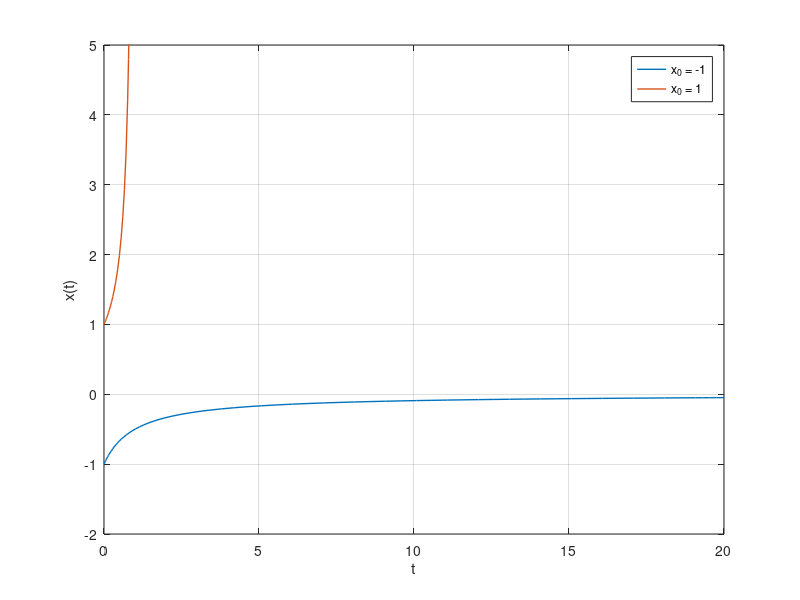
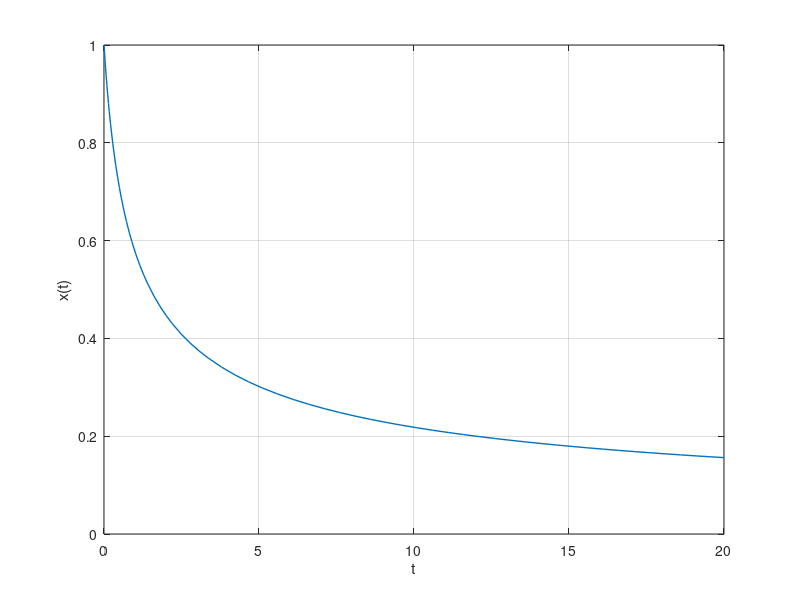
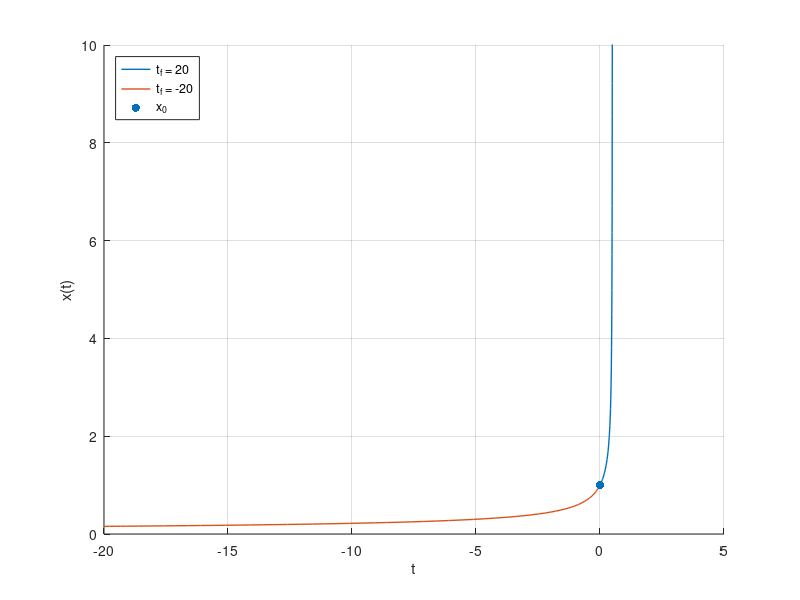

Here is the MATLAB script that generated these plots, in order:
%% Soluzione numerica di equazioni differenziali non lineari 
 
clc 
clear 
close all  

% in riferimento ai teoremi delle slide io avrò sempre che t0 = 0 e t sarà
% sempre maggiore di zero per avere un senso, cioè ho il tempo che aumenta

%% equazione 1

x0 = -1; % condizione iniziale
[t, x] = ode45(@(t,x) x^2, [0 20], x0); 

figure
plot(t, x, 'LineWidth', 1);
xlabel('t'); 
ylabel('x(t)');
grid on

[t, x] = ode45(@(t,x) x^2, [0 20], 1);
hold on 
plot(t, x, 'LineWidth', 1);
xlabel('t'); 
ylabel('x(t)');

%xlim([-5 5])
ylim([-2 5])
legend('x_0 = -1', 'x_0 = 1')

%% equazione 2

x0 = 1; % condizione iniziale
[t, x] = ode45(@(t,x) -x^3, [0 20], x0); 

figure
plot(t, x, 'LineWidth', 1);
xlabel('t'); 
ylabel('x(t)');
grid on

%% equazione 3

x0 = 1; % condizione iniziale
[t, x] = ode45(@(t,x) x^3, [0 20], x0);
[t2, x2] = ode45(@(t,x) x^3, [0 -20], x0); 
 
figure
hold on
plot(t, x, 'LineWidth', 1);
plot(t2, x2, 'LineWidth', 1);
scatter(t(1),x(1), 'filled', 'og')
xlabel('t'); 
ylabel('x(t)');
grid on
ylim([0 10])
legend('t_f = 20', 't_f = -20', 'x_0',  'Location','northwest')